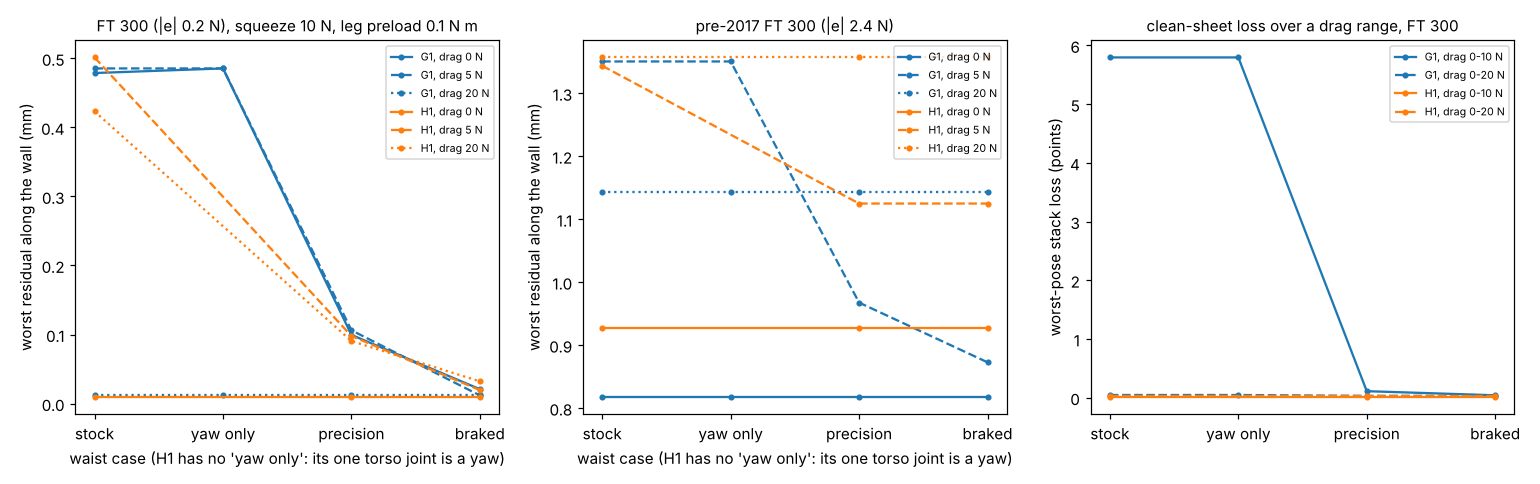

Write the Python code that produced this figure.
"""Figure for milestone 39: python experiments/m39_waist/figure.py (reads results.json)."""
import json
import os

import matplotlib
matplotlib.use("Agg")
import matplotlib.pyplot as plt  # noqa: E402

HERE = os.path.dirname(os.path.abspath(__file__))
R = json.load(open(os.path.join(HERE, "results.json")))
MM = 1e-3
HS = sorted({x["H"] for x in R["B"]})


def worst(n, c, H, b):
    w = [x for x in R["B"] if x["robot"] == n and x["case"] == c and x["H"] == H and x["b"] == b][0]["worst"]
    return None if w is None else abs(w["y"]) / MM


fig, axes = plt.subplots(1, 3, figsize=(14, 4.4))
for ax, b, title in ((axes[0], 0.2, "FT 300 (|e| 0.2 N), squeeze 10 N, leg preload 0.1 N m"),
                     (axes[1], 2.4, "pre-2017 FT 300 (|e| 2.4 N)")):
    for j, n in enumerate(("g1", "h1")):
        cs = R["cases"][n]
        for H, ls in zip(HS, ("-", "--", ":")):
            ax.plot([R["cases"]["g1"].index(c) for c in cs], [worst(n, c, H, b) for c in cs], ls, marker="o", ms=3, color=f"C{j}",
                    label=f"{n.upper()}, drag {H:g} N")
    ax.set_xticks(range(len(R["cases"]["g1"])), R["cases"]["g1"])
    ax.set_xlabel("waist case (H1 has no 'yaw only': its one torso joint is a yaw)")
    ax.set_ylabel("worst residual along the wall (mm)")
    ax.set_title(title, fontsize=10)
    ax.legend(fontsize=7)

ax = axes[2]
for j, n in enumerate(("g1", "h1")):
    for hm, ls in ((10.0, "-"), (20.0, "--")):
        rows = [r for r in R["D"] if r["robot"] == n and r["H_max"] == hm]
        cs = [r["case"] for r in rows]
        ax.plot([R["cases"]["g1"].index(c) for c in cs], [100 * r["worst_loss"] for r in rows], ls, marker="o",
                ms=3, color=f"C{j}", label=f"{n.upper()}, drag 0-{hm:g} N")
ax.set_xticks(range(len(R["cases"]["g1"])), R["cases"]["g1"])
ax.set_ylabel("worst-pose stack loss (points)")
ax.set_title("clean-sheet loss over a drag range, FT 300", fontsize=10)
ax.legend(fontsize=7)
fig.tight_layout()
fig.savefig(os.path.join(HERE, "figure.png"), dpi=110)
print("wrote figure.png")
